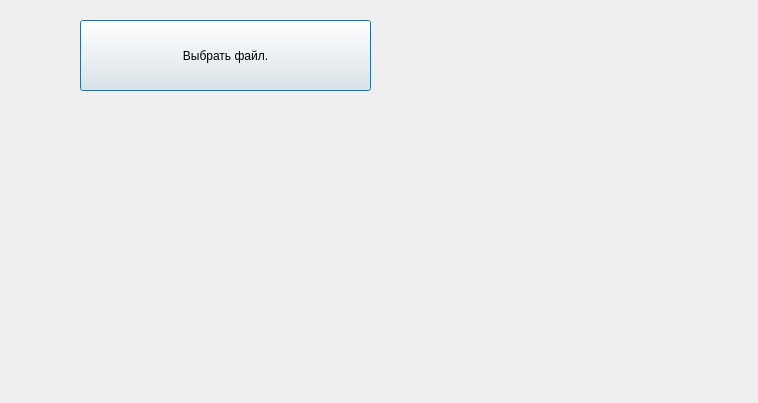
<?xml version="1.0" encoding="UTF-8"?>
<ui version="4.0">
 <class>Dialog</class>
 <widget class="QDialog" name="Dialog">
  <property name="geometry">
   <rect>
    <x>0</x>
    <y>0</y>
    <width>758</width>
    <height>403</height>
   </rect>
  </property>
  <property name="windowTitle">
   <string>Dialog</string>
  </property>
  <widget class="QPushButton" name="pushButton">
   <property name="geometry">
    <rect>
     <x>80</x>
     <y>20</y>
     <width>291</width>
     <height>71</height>
    </rect>
   </property>
   <property name="text">
    <string>Выбрать файл.</string>
   </property>
  </widget>
 </widget>
 <resources/>
 <connections/>
</ui>
